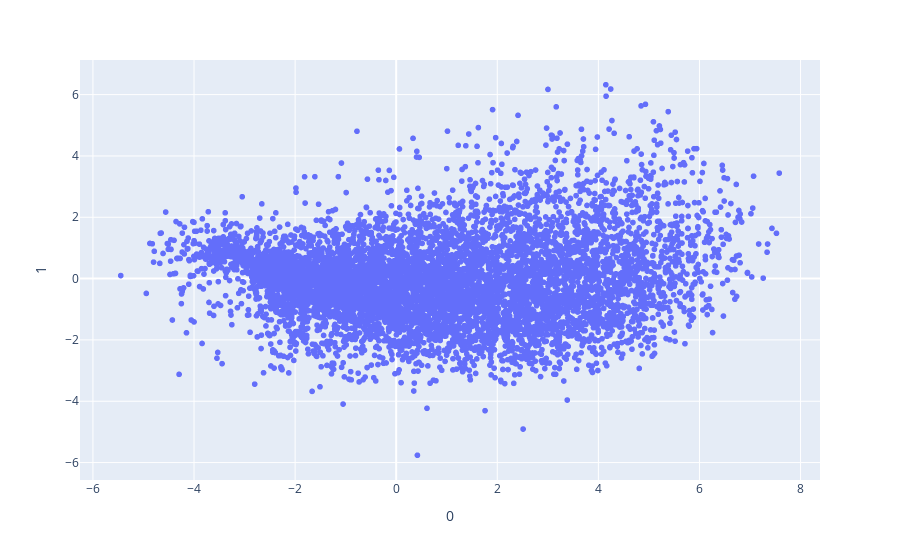

Notebook source saved alongside this figure:
### Code cell
import plotly.express as px
fig = px.scatter(embedding_df_pca, x=0, y=1,)
fig.show()

### Figure 1 — Plotly figure (JSON) as saved in the notebook; plotly's stock layout.template omitted (floating-point values rounded to 4 significant figures; data arrays with more than 128 entries replaced by an {"elided": "..."} marker saying what was removed)
{"data": [{"hovertemplate": "0=%{x}<br>1=%{y}<extra></extra>", "legendgroup": "", "marker": {"color": "#636efa", "symbol": "circle"}, "mode": "markers", "name": "", "showlegend": false, "type": "scattergl", "x": {"elided": "9724 float values"}, "xaxis": "x", "y": {"elided": "9724 float values"}, "yaxis": "y"}], "layout": {"legend": {"tracegroupgap": 0}, "margin": {"t": 60}, "xaxis": {"anchor": "y", "domain": [0, 1], "title": {"text": "0"}}, "yaxis": {"anchor": "x", "domain": [0, 1], "title": {"text": "1"}}}}
